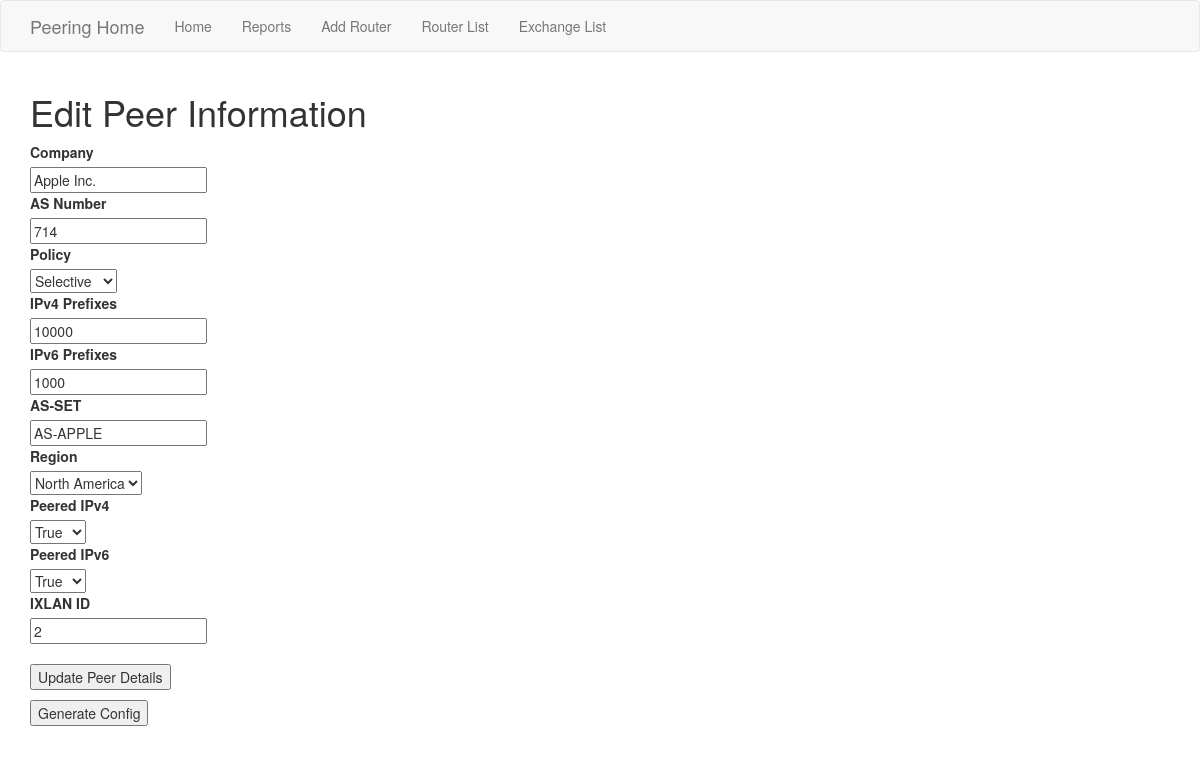
Screenshot of /peer_id/104 with the database file from the repository.
### app/models.py (models this page shows, shortened)
class Peer(db.Model):
    id = db.Column(db.Integer, primary_key=True)
    name = db.Column(db.String(64), index=True, unique=False)
    asn = db.Column(db.Integer, index=True, unique=False)
    policy = db.Column(db.String(64), index=True, unique=False)
    ipv4prefixes = db.Column(db.Integer, index=True, unique=False)
    ipv6prefixes = db.Column(db.Integer, index=True, unique=False)
    as_set = db.Column(db.String(32), index=True, unique=False)
    peered_IPv4 = db.Column(db.Boolean, default=False, nullable=False)
    peered_IPv6 = db.Column(db.Boolean, default=False, nullable=False)
    region = db.Column(db.String(32), index=True, unique=False)
    ixlan = db.Column(db.Integer, db.ForeignKey('exchange.ixlan_id'))

### app/routes.py (the view)
@app.route('/peer_id/<int:id>', methods=['GET', 'POST'])
def edit(id):
    peer = Peer.query.filter_by(id=id).first()
    if peer:
        form = PeersForm(formdata=request.form, obj=peer)
        print(form)
        if form.validate_on_submit():
            save_changes(peer, form)
            flash('Peer updated successfully!')
            return redirect('/')
        return render_template('edit_peer.html', form=form)
    else:
        return 'error loading #{id}'.format(id=id)

### app/forms.py
class PeersForm(FlaskForm):
    policy_choices = [
            ('Open', 'Open'),
            ('Selective', 'Selective'),
            ('Restrictive', 'Restrictive')
            ]
    ip_peered = [
            ('True', 'True'),
            ('False', 'False')
            ]
    region_choices = [
            ('North America','North America'),
            ('Europe', 'Europe'),
            ('Asia', 'Asia')
            ]
    name = StringField('Company', validators=[DataRequired()])
    asn = IntegerField('AS Number', validators=[DataRequired()])
    policy = SelectField('Policy', choices=policy_choices)
    ipv4prefixes = IntegerField('IPv4 Prefixes', validators=[DataRequired()])
    ipv6prefixes = IntegerField('IPv6 Prefixes', validators=[DataRequired()])
    as_set = StringField('AS-SET', validators=[DataRequired()])
    Peered_IPv4 = SelectField('Peered IPv4', choices=ip_peered)
    region = SelectField('Region', choices=region_choices)
    Peered_IPv6 = SelectField('Peered IPv6', choices=ip_peered)
    ixlan = IntegerField('IXLAN ID', validators=[Optional()])
    submit = SubmitField('Update Peer Details')
    generate = SubmitField('Generate Config')

### app/templates/edit_peer.html (shortened to what this page needs)
{% extends 'base.html' %}
{% block app_content %}
    <h1>Edit Peer Information</h2>
    {% from "_formhelpers.html" import render_field %}
    <form action="" method="POST" novalidate>
        <dl>
            {{ render_field(form.name) }}
            {{ render_field(form.asn) }}
            {{ render_field(form.policy) }}
            {{ render_field(form.ipv4prefixes) }}
            {{ render_field(form.ipv6prefixes) }}
            {{ render_field(form.as_set) }}
            {{ render_field(form.region) }}
            {{ render_field(form.Peered_IPv4) }}
            {{ render_field(form.Peered_IPv6) }}
            {{ render_field(form.ixlan) }}
        </dl>
        <p>{{ form.submit() }}</p>
    </form>
    <form id="generate" action ="" method="POST" validate>
        <p>{{ form.generate }}</p>
    </form>
{% endblock %}

### app/templates/_formhelpers.html (shortened to what this page needs)
{% macro render_field(field) %}
  <dt>{{ field.label }}
  <dd>{{ field(**kwargs)|safe }}
  </dd>
{% endmacro %}

### rows the page displays
Peer: name "Apple Inc.", asn "714", policy "Selective", ipv4prefixes "10000", ipv6prefixes "1000", as_set "AS-APPLE", region "North America", ixlan "2"

### other values shown
{{ field.label }} "Company AS Number Policy IPv4 Prefixes IPv6 Prefixes AS-SET Region Peered IPv4 Peered IPv6 IXLAN ID"
